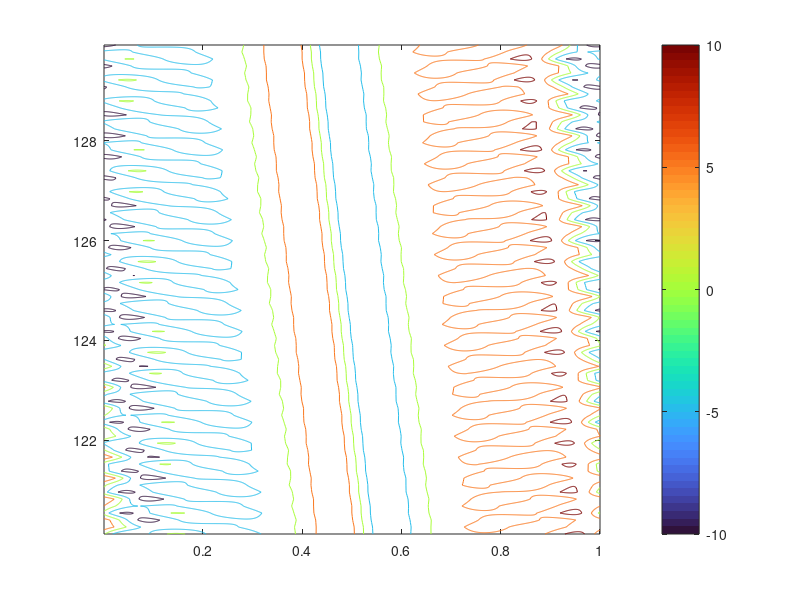
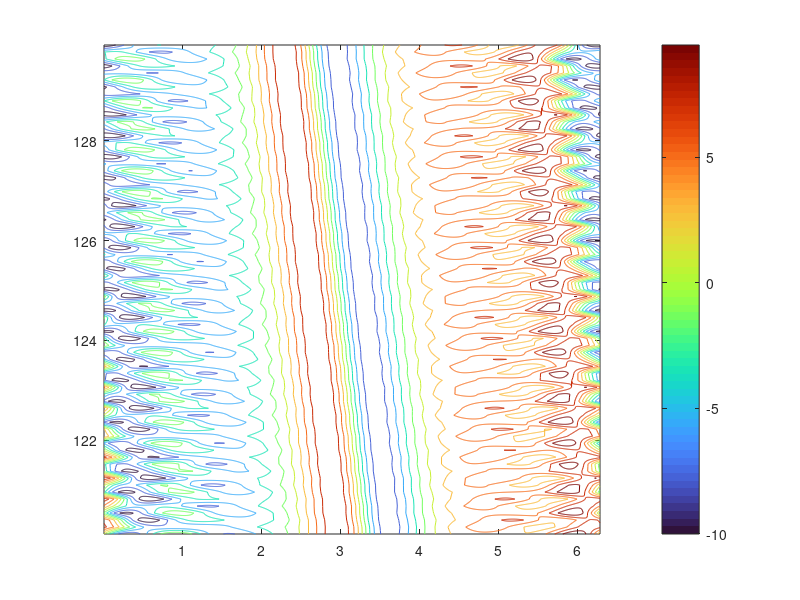
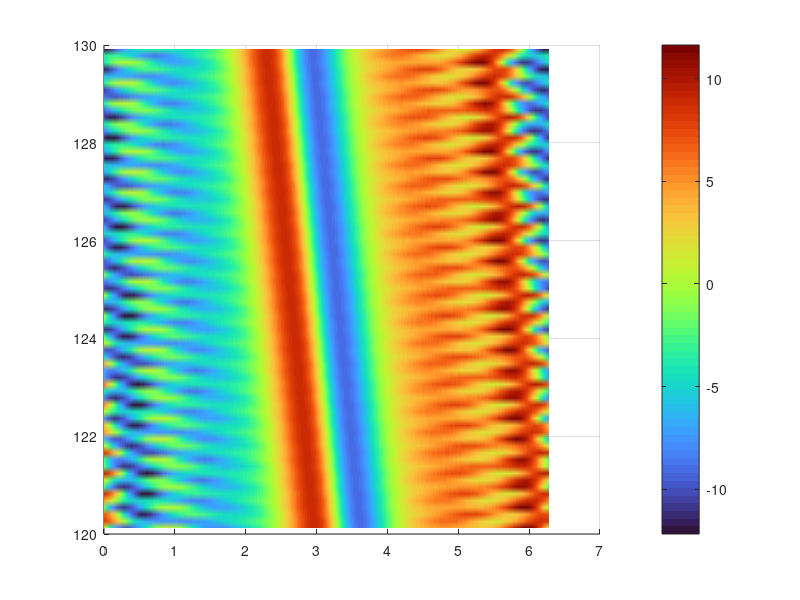

The MATLAB script that drew these images, in order:
clear all; close all; clc

% Kuramoto-Sivashinsky equation (from Trefethen)
% u_t = -u*u_x - u_xx - nu*u_xxxx,  periodic BCs

N = 1024;
x = 2*pi*(1:N)'/N;
u = -sin(x)+2*cos(2*x)+3*cos(3*x)-4*sin(4*x);
v = fft(u);
alpha = 87;
nu = 4/alpha;

% % % % % %
%Spatial grid and initial condition:
h = 0.01; %10^(-4);
k = [0:N/2-1 0 -N/2+1:-1]';
L = k.^2 - nu*k.^4; %% added the 4* for my specif
E = exp(h*L); E2 = exp(h*L/2);
M = 16;
r = exp(1i*pi*((1:M)-.5)/M);
LR = h*L(:,ones(M,1)) + r(ones(N,1),:);
Q = h*real(mean( (exp(LR/2)-1)./LR ,2));
f1 = h*real(mean( (-4-LR+exp(LR).*(4-3*LR+LR.^2))./LR.^3 , 2) );
f2 = h*real(mean( (2+LR+exp(LR).*(-2+LR))./LR.^3 ,2));
f3 = h*real(mean( (-4-3*LR-LR.^2+exp(LR).*(4-LR))./LR.^3 ,2));

% Main time-stepping loop:
uu = u; tt = 0;
tmax = 140; nmax = round(tmax/h); nplt = floor((tmax/1000)/h); g = -0.5i*k;
tt = zeros(1,nmax);
uu = zeros(N,nmax);

for n = 1:nmax
    t = n*h;
    Nv = g.*fft(real(ifft(v)).^2);
    a = E2.*v + Q.*Nv;
    Na = g.*fft(real(ifft(a)).^2); 
    b = E2.*v + Q.*Na;
    Nb = g.*fft(real(ifft(b)).^2);
    c = E2.*a + Q.*(2*Nb-Nv);
    Nc = g.*fft(real(ifft(c)).^2);
    v = E.*v + Nv.*f1 + 2*(Na+Nb).*f2 + Nc.*f3;     
    if mod(n,nplt)==0
        n
        u = real(ifft(v));
        uu(:,n) = u; 
        tt(n) = t;
    end
end


%%
cutoff = tt > 120;
cutoff = cutoff & tt<130;
%  cutoff = tt > 0; cutoff = cutoff & tt<10;

figure
contour(x/(2*pi),tt(cutoff),uu(:,cutoff).',[-10 -5 0 5 10]),shading interp, colormap(turbo), colorbar
figure
contour(x,tt(cutoff),uu(:,cutoff).'),shading interp, colormap(turbo), colorbar

figure
surf(x,tt(cutoff),uu(:,cutoff).'),shading interp, colormap(turbo), colorbar, view(2)

tsave = tt(cutoff);
xsave = x/(2*pi);
dt = h;
dx = 1/N;
usave = uu(:,cutoff).';

%save kuramoto_sivashinsky.mat xsave tsave usave dt dx